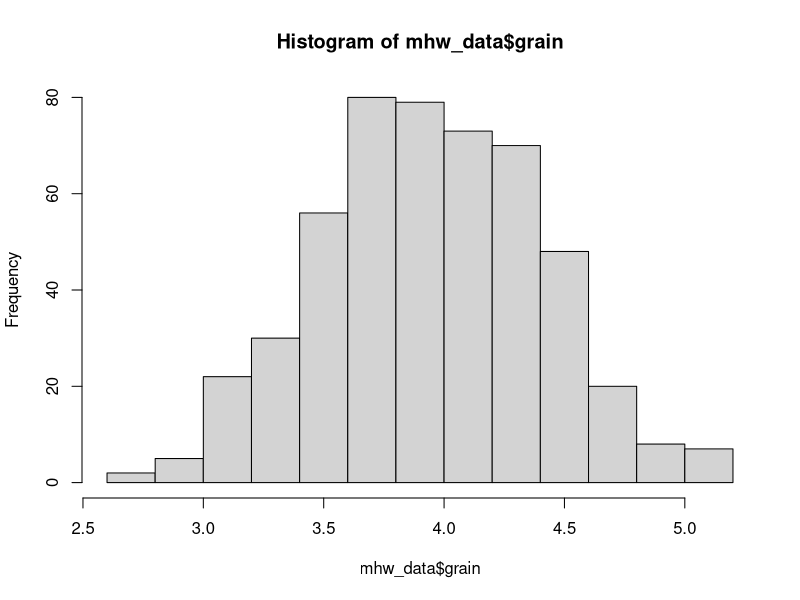
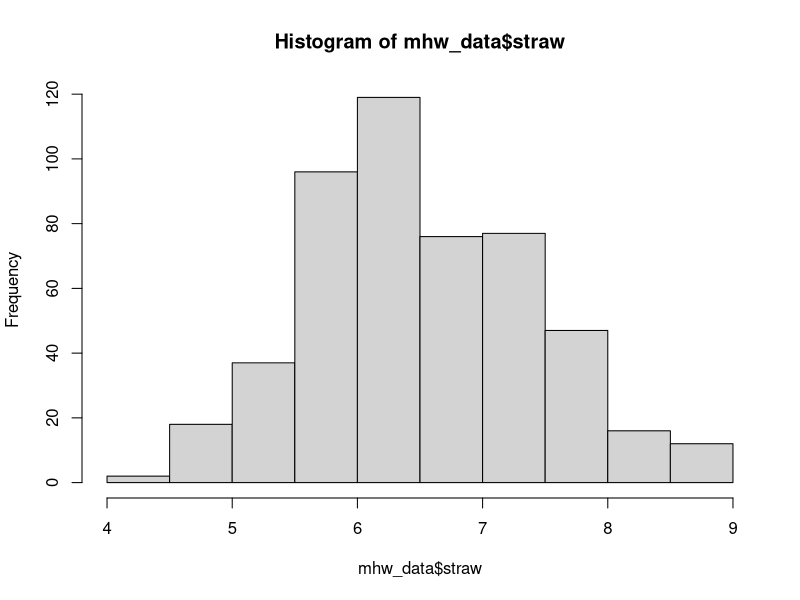
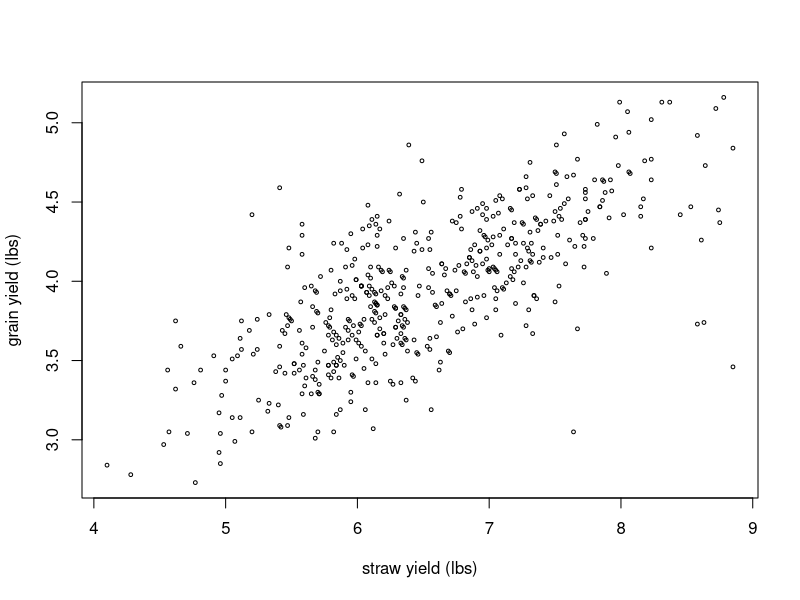
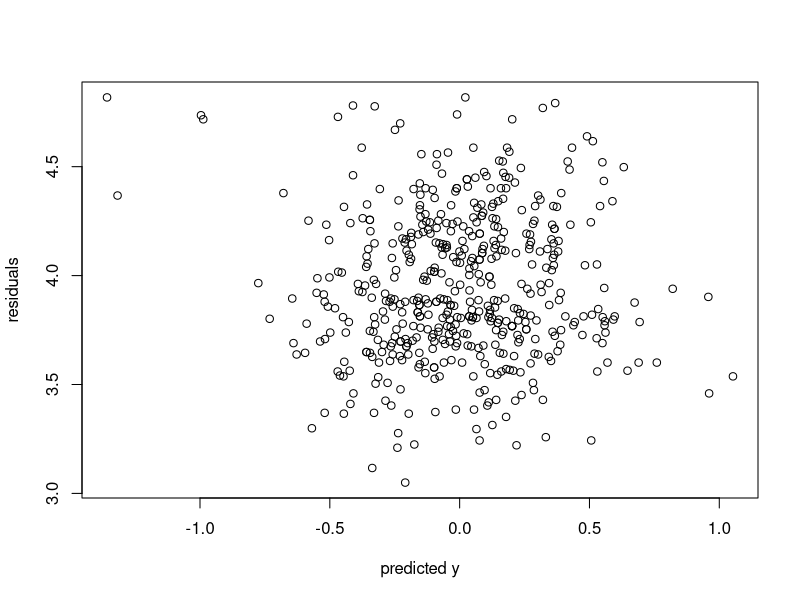

Generate these figures, in order, with R:
#### R script to evaluate the Mercer and Hall wheat dataset

## 1. Read in the data
mhw_data <- read.delim("mhw.csv", sep=",")

head(mhw_data)
dim(mhw_data)


## 2. Some basic plots

# Histograms
hist(mhw_data$grain)
hist(mhw_data$straw)

# Scatterplot of grain vs. straw yields
plot(mhw_data$grain ~ mhw_data$straw,
     cex=0.5, ylab="grain yield (lbs)",
     xlab="straw yield (lbs)")


## 3. Perform OLS to test the null hypothesis of slope == 0

# Define the linear model
ols_model <- lm(mhw_data$grain ~ mhw_data$straw)

# Residuals plot
plot(ols_model$residuals, ols_model$fitted.values, 
     xlab="predicted y", ylab="residuals")


# Hypothesis tests
summary(ols_model)
cor.test(x=mhw_data$straw,
         y=mhw_data$grain)


## 4. Get relevant parameter estimates for power simulations 

# Mean yields for grain and straw
mean(mhw_data$grain)
mean(mhw_data$straw)

# Standard deviations for grain and straw
sd(mhw_data$grain)
sd(mhw_data$straw)

# Correlation coefficient (95% confidence interval)
cor.test(x=mhw_data$straw, y=mhw_data$grain)$conf.int
#0.6859911 , 0.7683046



